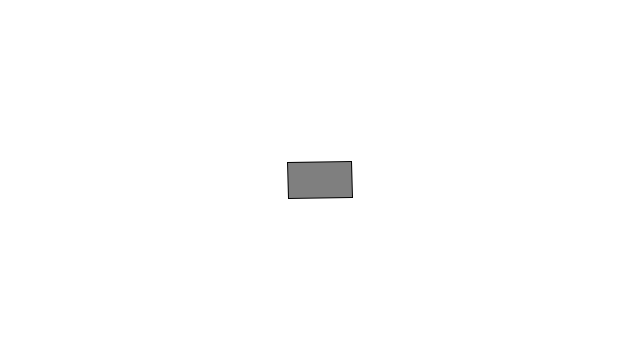
Frame 1 (no input)
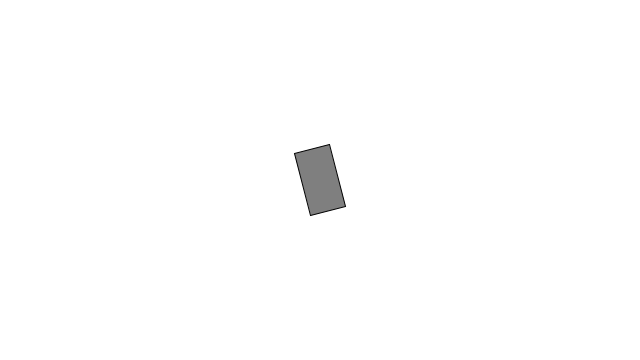
Frame 60 (the mouse pressed at the canvas centre just before this capture)
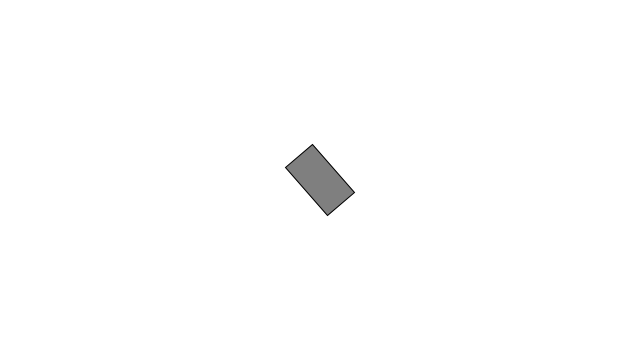
Frame 120 (the mouse held since frame 60 and released just before this capture)

The Processing sketch that drew these frames (run headless with seeded random() and noise(); from frame 60 on, the mouse is pressed at the canvas centre):

// Processing sketch: AngularMotion
// ── AngularMotion.pde
float angular = 0.0;
float aVelocity = 0.0;
float aAcceleration = 0.001;

void setup(){
  size(640, 360);
}

void draw(){
  frameRate(120);
  background(255);
  
  aAcceleration = map(mouseX, 0, width, -0.001, 0.001);
  
  aVelocity += aAcceleration;
  angular += aVelocity;
  
  rectMode(CENTER);
  stroke(0);
  fill(127);
  translate(width/2, height/2);
  rotate(angular);
  rect(0, 0, 64, 36);
}
